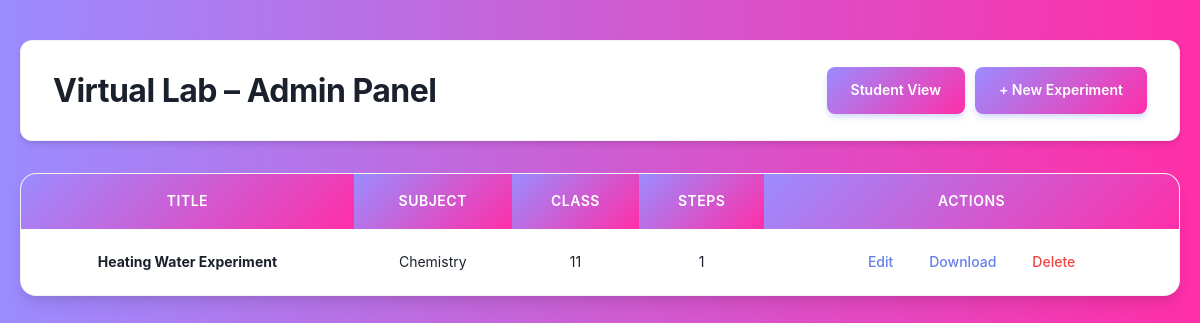
Page /admin/index.php on the earlier database version.
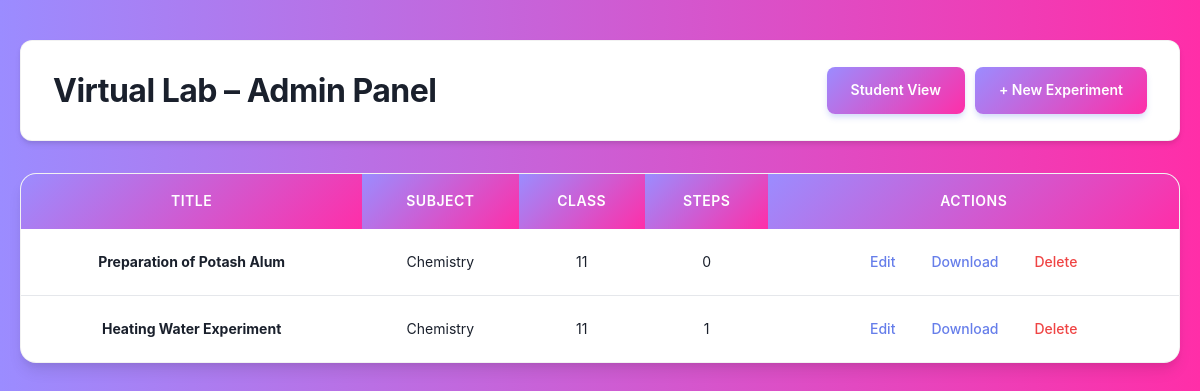
Same page on the later database version.
### tables this page shows
CREATE TABLE experiments (
    id VARCHAR(50) PRIMARY KEY,
    title VARCHAR(255) NOT NULL,
    subject VARCHAR(50) NOT NULL,
    class VARCHAR(10) NOT NULL,
    config_json TEXT NOT NULL,
    created_at DATETIME DEFAULT CURRENT_TIMESTAMP,
    updated_at DATETIME DEFAULT CURRENT_TIMESTAMP
);

### admin/config/database.php (called while the page is built, shortened)
<?php
function getDBConnection() {
    try {
        if (DB_TYPE === 'sqlite') {
            $dbPath = DB_SQLITE_PATH;
            try {
                $db = new PDO('sqlite:' . $dbPath);
                $db->setAttribute(PDO::ATTR_ERRMODE, PDO::ERRMODE_EXCEPTION);
                return $db;
            } catch (PDOException $e) {
                throw new Exception("Failed to create SQLite database: " . $e->getMessage() . " (Path: " . $dbPath . ")");
            }
        }
    } catch (PDOException $e) {
        throw new Exception("Database connection failed: " . $e->getMessage());
    } catch (Exception $e) {
        throw $e;
    }
}

### admin/classes/Database.php (called while the page is built, shortened)
<?php
require_once __DIR__ . '/../config/database.php';
class Database {
    private $db;
    public function __construct() {
        $this->db = getDBConnection();
    }
    private function initTables() {
        try {
            $schemaFile = __DIR__ . '/../config/schema.sql';
            $sql = file_get_contents($schemaFile);
            if (DB_TYPE === 'sqlite') {
                $statements = explode(';', $sql);
                foreach ($statements as $statement) {
                    $statement = trim($statement);
                    if (!empty($statement) && !preg_match('/^\s*--/', $statement)) {
                        try {
                            $this->db->exec($statement);
                        } catch (PDOException $e) {
                            if (strpos($e->getMessage(), 'already exists') === false) {
                                error_log('Schema execution error: ' . $e->getMessage());
                            }
                        }
                    }
                }
            } else {
                try {
                    $this->db->exec($sql);
                } catch (PDOException $e) {
                    error_log('Schema execution error: ' . $e->getMessage());
                }
            }
        } catch (Exception $e) {
            error_log('initTables error: ' . $e->getMessage());
        }
    }
    public function getAllExperiments() {
        try {
            if (DB_TYPE === 'sqlite') {
                $checkStmt = $this->db->query("SELECT name FROM sqlite_master WHERE type='table' AND name='experiments'");
                $tableExists = $checkStmt->fetch() !== false;
            } else {
                $checkStmt = $this->db->query("SHOW TABLES LIKE 'experiments'");
                $tableExists = $checkStmt->rowCount() > 0;
            }
            $stmt = $this->db->query("SELECT * FROM experiments ORDER BY created_at DESC");
            $experiments = $stmt->fetchAll(PDO::FETCH_ASSOC);
            foreach ($experiments as &$exp) {
                try {
                    $stepStmt = $this->db->prepare("
                        SELECT COUNT(*) as count FROM experiment_steps WHERE experiment_id = ?
                    ");
                    $stepStmt->execute([$exp['id']]);
                    $stepCount = $stepStmt->fetch(PDO::FETCH_ASSOC);
                    $exp['step_count'] = $stepCount['count'] ?? 0;
                } catch (PDOException $e) {
                    $exp['step_count'] = 0;
                }
            }
            return $experiments;
        } catch (PDOException $e) {
            error_log('getAllExperiments error: ' . $e->getMessage());
            return [];
        } catch (Exception $e) {
            error_log('getAllExperiments error: ' . $e->getMessage());
            return [];
        }
    }
}

### admin/index.php (the view, shortened to what this page needs)
<?php
require_once __DIR__ . '/classes/Database.php';
$db = new Database();
$experiments = $db->getAllExperiments();
?>
<!DOCTYPE html>
<html lang="en">
<head>
    <link rel="stylesheet" href="css/admin.css">
</head>
<body>
    <div class="container">
        <div class="header">
            <h1>Virtual Lab – Admin Panel</h1>
            <div style="display: flex; gap: 10px;">
                <a class="btn" href="../">Student View</a>
                <a class="btn" href="create.php">+ New Experiment</a>
            </div>
        </div>
        <?php if (empty($experiments)): ?>
        <div class="card" style="text-align: center; padding: 60px 20px;">
            <p style="color: #7f8c8d; font-size: 16px; margin-bottom: 20px;">No experiments yet. Create your first experiment to get started.</p>
            <a class="btn" href="create.php">Create First Experiment</a>
        </div>
        <?php else: ?>
        <div class="card" style="padding: 0; overflow: hidden;">
            <table>
                <thead>
                    <tr>
                        <th>Title</th>
                        <th>Subject</th>
                        <th>Class</th>
                        <th>Steps</th>
                        <th>Actions</th>
                    </tr>
                </thead>
                <tbody>
                    <?php foreach ($experiments as $exp): ?>
                    <tr>
                        <td><strong><?= htmlspecialchars($exp['title']) ?></strong></td>
                        <td><?= htmlspecialchars($exp['subject']) ?></td>
                        <td><?= htmlspecialchars($exp['class']) ?></td>
                        <td><?= $exp['step_count'] ?? 0 ?></td>
                        <td>
                            <div class="actions">
                                <a href="edit.php?id=<?= $exp['id'] ?>">Edit</a>
                                <a href="download.php?id=<?= $exp['id'] ?>">Download</a>
                                <a class="danger" href="delete.php?id=<?= $exp['id'] ?>" onclick="return confirm('Are you sure you want to delete this experiment?')">Delete</a>
                            </div>
                        </td>
                    </tr>
                    <?php endforeach; ?>
                </tbody>
            </table>
        </div>
        <?php endif; ?>
    </div>
</body>
</html>

### admin/css/admin.css (style rules this page uses)
* { margin: 0; padding: 0; box-sizing: border-box; }
body { font-family: -apple-system, BlinkMacSystemFont, 'Segoe UI', Roboto, 'Helvetica Neue', Arial, sans-serif; background: linear-gradient(90deg, #9b8cff 0%, #ff2ea8 100%); min-height: 100vh; padding: 0; color: #1a202c; line-height: 1.6; }
.container { max-width: 1400px; margin: 0 auto; padding: 40px 20px; }
.header { background: white; padding: 24px 32px; border-radius: 12px; margin-bottom: 32px; box-shadow: 0 4px 6px -1px rgba(0, 0, 0, 0.1), 0 2px 4px -1px rgba(0, 0, 0, 0.06); display: flex; justify-content: space-between; align-items: center; border: 1px solid rgba(0, 0, 0, 0.05); }
h1 { color: #1a202c; font-size: 32px; font-weight: 700; margin: 0; letter-spacing: -0.5px; }
.btn { display: inline-flex; align-items: center; gap: 8px; background: linear-gradient(135deg, #9b8cff 0%, #ff2ea8 100%); color: white; padding: 12px 24px; text-decoration: none; border-radius: 8px; font-size: 14px; font-weight: 600; border: none; cursor: pointer; transition: all 0.3s cubic-bezier(0.4, 0, 0.2, 1); box-shadow: 0 4px 6px -1px rgba(102, 126, 234, 0.3); }
.danger { color: #ff4b6e; text-decoration: none; font-size: 14px; font-weight: 500; }
.card { background: white; border-radius: 16px; padding: 40px; box-shadow: 0 10px 15px -3px rgba(0, 0, 0, 0.1), 0 4px 6px -2px rgba(0, 0, 0, 0.05); margin-bottom: 24px; width: 100%; box-sizing: border-box; border: 1px solid rgba(0, 0, 0, 0.05); }
table { width: 100%; background: white; border-collapse: collapse; border-radius: 12px; overflow: hidden; box-shadow: 0 4px 6px -1px rgba(0, 0, 0, 0.1); }
th { background: linear-gradient(135deg, #9b8cff 0%, #ff2ea8 100%); padding: 16px; text-align: center; font-weight: 600; color: white; font-size: 14px; text-transform: uppercase; letter-spacing: 0.5px; }
td { padding: 16px; border-bottom: 1px solid #e5e7eb; font-size: 14px; text-align: center; }
tr:last-child td { border-bottom: none; }
.actions { display: flex; gap: 12px; align-items: center; justify-content: center; }
.actions a { color: #667eea; text-decoration: none; font-size: 14px; font-weight: 500; padding: 6px 12px; border-radius: 6px; transition: all 0.2s; }
.actions .danger { color: #ef4444; }

Differences in the rows shown:
added experiments: title "Preparation of Potash Alum", subject "Chemistry", class "11", step_count "0"
